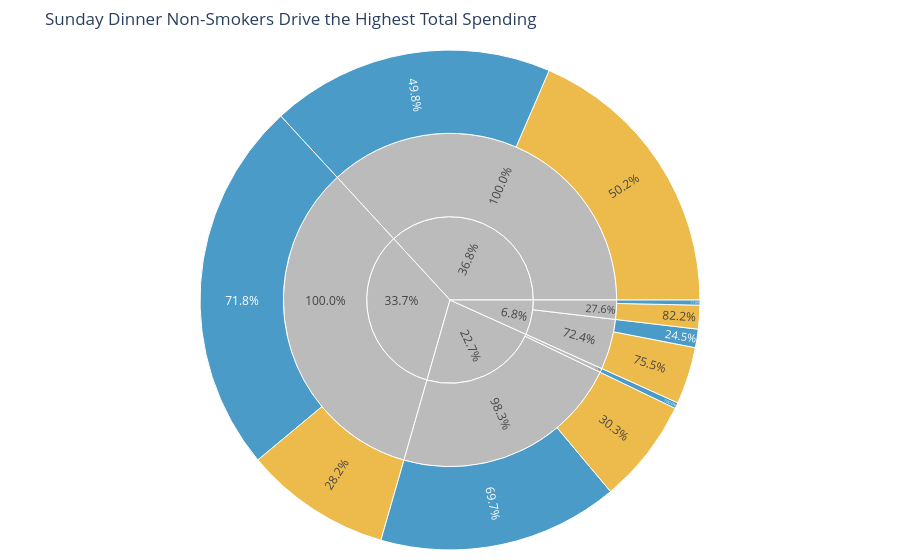

The code cell stored with this chart in its notebook:
### Markdown cell above
## Task 2 — Sunburst: tipping behaviour by day and meal time

**What to build:** A sunburst chart using the built-in `tips` dataset showing how **total bill amount** is distributed across day → time → smoker status.

**Requirements:**
- Load tips with `px.data.tips()`
- Aggregate **total bill** (sum of `total_bill`) per group — not count
- Hierarchy: `path=['day', 'time', 'smoker']`
- Colour encodes smoker status with a CVD-safe blue/orange palette
- Grey out parent nodes (day and time level)
- Use `percent parent` for text labels
- Insight title describing where the most spending happens

> 💡 `tips.groupby(['day', 'time', 'smoker'])['total_bill'].sum().reset_index()`

### Code cell
# Task 2
# YOUR CODE HERE
# Task 2
# YOUR CODE HERE


import plotly.express as px

tips = px.data.tips()

tips_agg = tips.groupby(['day', 'time', 'smoker'])['total_bill'].sum().reset_index()

# CVD-safe blue/orange for smoker status
color_map2 = {
    'Yes': '#E69F00',  # orange
    'No':  '#0072B2',  # blue
}

fig2 = px.sunburst(
    tips_agg,
    path=['day', 'time', 'smoker'],
    values='total_bill',
    color='smoker',
    color_discrete_map=color_map2,
    title='Sunday Dinner Non-Smokers Drive the Highest Total Spending',
)

fig2.update_traces(
    texttemplate='%{percentParent:.1%}',
    insidetextorientation='radial',
)

# Grey out parent nodes (day and time levels)
fig2.data[0].marker.colors = [
    '#BBBBBB' if ids.count('/') < 2 else color_map2.get(label, '#BBBBBB')
    for ids, label in zip(fig2.data[0].ids, fig2.data[0].labels)
]

fig2.update_layout(margin=dict(t=50, l=10, r=10, b=10))
fig2.show()

### Figure 1 — Plotly figure (JSON) as saved in the notebook; plotly's stock layout.template omitted (floating-point values rounded to 4 significant figures)
{"data": [{"branchvalues": "total", "customdata": [["(?)"], ["(?)"], ["(?)"], ["(?)"], ["(?)"], ["(?)"], ["(?)"], ["(?)"], ["(?)"], ["No"], ["No"], ["No"], ["No"], ["No"], ["No"], ["No"], ["Yes"], ["Yes"], ["Yes"], ["Yes"], ["Yes"]], "domain": {"x": [0, 1], "y": [0, 1]}, "hovertemplate": "labels=%{label}<br>total_bill=%{value}<br>parent=%{parent}<br>id=%{id}<br>smoker=%{customdata[0]}<extra></extra>", "ids": ["Thur", "Sat", "Fri", "Thur/Lunch", "Sun/Dinner", "Sat/Dinner", "Fri/Lunch", "Fri/Dinner", "Sun", "Thur/Dinner", "Fri/Dinner/No", "Thur/Dinner/No", "Sun/Dinner/No", "Sat/Dinner/No", "Fri/Lunch/No", "Thur/Lunch/No", "Sun/Dinner/Yes", "Sat/Dinner/Yes", "Fri/Lunch/Yes", "Fri/Dinner/Yes", "Thur/Lunch/Yes"], "insidetextorientation": "radial", "labels": ["Thur", "Sat", "Fri", "Lunch", "Dinner", "Dinner", "Lunch", "Dinner", "Sun", "Dinner", "No", "No", "No", "No", "No", "No", "Yes", "Yes", "Yes", "Yes", "Yes"], "marker": {"colors": ["#BBBBBB", "#BBBBBB", "#BBBBBB", "#BBBBBB", "#BBBBBB", "#BBBBBB", "#BBBBBB", "#BBBBBB", "#BBBBBB", "#BBBBBB", "#0072B2", "#0072B2", "#0072B2", "#0072B2", "#0072B2", "#0072B2", "#E69F00", "#E69F00", "#E69F00", "#E69F00", "#E69F00"]}, "name": "", "parents": ["", "", "", "Thur", "Sun", "Sat", "Fri", "Fri", "", "Thur", "Fri/Dinner", "Thur/Dinner", "Sun/Dinner", "Sat/Dinner", "Fri/Lunch", "Thur/Lunch", "Sun/Dinner", "Sat/Dinner", "Fri/Lunch", "Fri/Dinner", "Thur/Lunch"], "texttemplate": "%{percentParent:.1%}", "type": "sunburst", "values": [1096.0, 1778.0, 325.9, 1078.0, 1627.0, 1778.0, 89.92, 236.0, 1627.0, 18.78, 57.7, 18.78, 1169.0, 884.8, 15.98, 751.3, 458.3, 893.6, 73.94, 178.3, 326.2]}], "layout": {"legend": {"tracegroupgap": 0}, "margin": {"b": 10, "l": 10, "r": 10, "t": 50}, "title": {"text": "Sunday Dinner Non-Smokers Drive the Highest Total Spending"}}}
